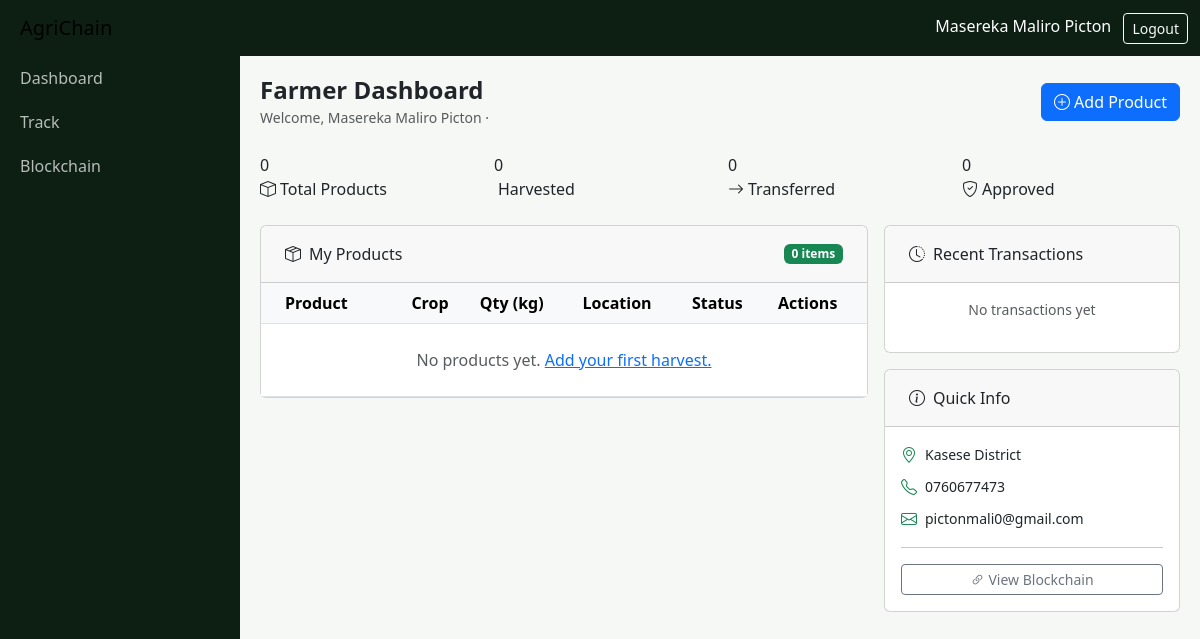
Page /farmer/dashboard (signed in) on the earlier database version.
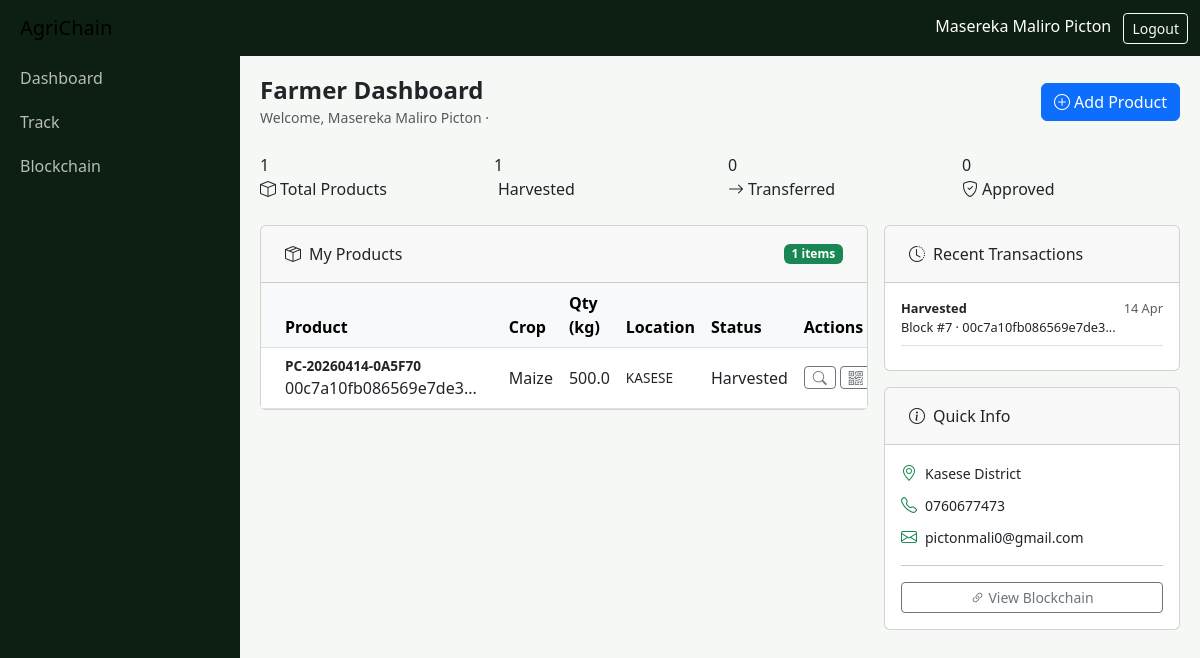
Same page on the later database version.
### models.py (models this page shows, shortened)
class User(db.Model):
    __tablename__ = 'users'
    id = db.Column(db.Integer, primary_key=True)
    name = db.Column(db.String(100), nullable=False)
    email = db.Column(db.String(120), unique=True, nullable=False)
    password = db.Column(db.String(256), nullable=False)
    role = db.Column(db.String(20), nullable=False)
    is_active = db.Column(db.Boolean, default=True)
    phone = db.Column(db.String(20))
    location = db.Column(db.String(100))
    created_at = db.Column(db.DateTime, default=datetime.utcnow)
    products = db.relationship('Product', backref='farmer', lazy=True, foreign_keys='Product.farmer_id')

class Product(db.Model):
    __tablename__ = 'products'
    id = db.Column(db.Integer, primary_key=True)
    product_code = db.Column(db.String(20), unique=True, nullable=False)
    crop_type = db.Column(db.String(50), nullable=False)
    quantity = db.Column(db.Float, nullable=False)
    unit = db.Column(db.String(20), default='kg')
    location = db.Column(db.String(100))
    district = db.Column(db.String(100), default='Kasese')
    harvest_date = db.Column(db.Date)
    quality_grade = db.Column(db.String(10), default='A')
    status = db.Column(db.String(30), default='harvested')
    farmer_id = db.Column(db.Integer, db.ForeignKey('users.id'), nullable=False)
    current_owner_id = db.Column(db.Integer, db.ForeignKey('users.id'))
    blockchain_hash = db.Column(db.String(64))
    is_flagged = db.Column(db.Boolean, default=False)
    is_approved = db.Column(db.Boolean, default=False)
    notes = db.Column(db.Text)
    image_data = db.Column(db.Text, nullable=True)
    created_at = db.Column(db.DateTime, default=datetime.utcnow)
    updated_at = db.Column(db.DateTime, default=datetime.utcnow, onupdate=datetime.utcnow)
    current_owner = db.relationship('User', foreign_keys=[current_owner_id])
    transactions = db.relationship('Transaction', backref='product', lazy=True)

class Transaction(db.Model):
    __tablename__ = 'transactions'
    id = db.Column(db.Integer, primary_key=True)
    tx_id = db.Column(db.String(64), unique=True, nullable=False)
    product_id = db.Column(db.Integer, db.ForeignKey('products.id'), nullable=False)
    action = db.Column(db.String(50), nullable=False)
    sender_id = db.Column(db.Integer, db.ForeignKey('users.id'))
    receiver_id = db.Column(db.Integer, db.ForeignKey('users.id'))
    block_index = db.Column(db.Integer)
    block_hash = db.Column(db.String(64))
    previous_hash = db.Column(db.String(64))
    payload = db.Column(db.Text)
    notes = db.Column(db.Text)
    timestamp = db.Column(db.DateTime, default=datetime.utcnow)
    sender = db.relationship('User', foreign_keys=[sender_id])
    receiver = db.relationship('User', foreign_keys=[receiver_id])

### routes.py (the view)
@main_bp.route('/farmer/dashboard')
@login_required
@role_required('farmer')
def farmer_dashboard():
    user = User.query.get(session['user_id'])
    products = Product.query.filter_by(farmer_id=user.id).all()
    txs = Transaction.query.join(Product).filter(Product.farmer_id == user.id).order_by(Transaction.timestamp.desc()).limit(10).all()
    return render_template('farmer_dashboard.html', user=user, products=products, transactions=txs)

### routes.py (called while the page is built)
def login_required(f):
    @wraps(f)
    def decorated(*args, **kwargs):
        if 'user_id' not in session:
            return redirect(url_for('auth.login'))
        return f(*args, **kwargs)
    return decorated

def role_required(*roles):
    def decorator(f):
        @wraps(f)
        def decorated(*args, **kwargs):
            if session.get('user_role') not in roles:
                flash('Access denied.', 'danger')
                return redirect(url_for('main.index'))
            return f(*args, **kwargs)
        return decorated
    return decorator

### templates/farmer_dashboard.html (shortened to what this page needs)
{% extends "base.html" %}
{% block content %}
<div class="d-flex justify-content-between align-items-center mb-4">
  <div>
    <h4 class="fw-bold mb-0">Farmer Dashboard</h4>
    <small class="text-muted">Welcome, {{ user.name }} · {{ user.location }}</small>
  </div>
  <a href="/farmer/add_product" class="btn btn-primary"><i class="bi bi-plus-circle me-1"></i>Add Product</a>
</div>
<div class="row g-3 mb-4">
  <div class="col-6 col-md-3">
    <div class="stat-card green">
      <div class="stat-num">{{ products|length }}</div>
      <div class="stat-label"><i class="bi bi-box me-1"></i>Total Products</div>
    </div>
  </div>
  <div class="col-6 col-md-3">
    <div class="stat-card amber">
      <div class="stat-num">{{ products|selectattr('status','eq','harvested')|list|length }}</div>
      <div class="stat-label">Harvested</div>
    </div>
  </div>
  <div class="col-6 col-md-3">
    <div class="stat-card blue">
      <div class="stat-num">{{ products|selectattr('status','eq','transferred')|list|length }}</div>
      <div class="stat-label"><i class="bi bi-arrow-right me-1"></i>Transferred</div>
    </div>
  </div>
  <div class="col-6 col-md-3">
    <div class="stat-card green">
      <div class="stat-num">{{ products|selectattr('is_approved')|list|length }}</div>
      <div class="stat-label"><i class="bi bi-shield-check me-1"></i>Approved</div>
    </div>
  </div>
</div>
<div class="row g-3">
  <div class="col-lg-8">
    <div class="card">
      <div class="card-header d-flex justify-content-between align-items-center py-3 px-4">
        <span><i class="bi bi-box-seam me-2"></i>My Products</span>
        <span class="badge bg-success">{{ products|length }} items</span>
      </div>
      <div class="card-body p-0">
        <div class="table-responsive">
          <table class="table table-hover align-middle mb-0">
            <thead class="table-light">
              <tr>
                <th class="px-4">Product</th>
                <th>Crop</th>
                <th>Qty (kg)</th>
                <th>Location</th>
                <th>Status</th>
                <th>Actions</th>
              </tr>
            </thead>
            <tbody>
              {% for p in products %}
              <tr>
                <td class="px-4">
                  <div class="fw-semibold" style="font-size:0.85rem">{{ p.product_code }}</div>
                  <div class="hash-text">{{ p.blockchain_hash[:20] if p.blockchain_hash else 'Pending' }}...</div>
                </td>
                <td>{{ p.crop_type }}</td>
                <td>{{ p.quantity }}</td>
                <td style="font-size:0.85rem">{{ p.location }}</td>
                <td><span class="badge-status badge-{{ p.status }}">{{ p.status.replace('_',' ').title() }}</span></td>
                <td>
                  <div class="d-flex gap-1">
                    <a href="/track?q={{ p.product_code }}" class="btn btn-sm btn-outline-secondary py-0"><i class="bi bi-search"></i></a>
                    <a href="/qr/{{ p.product_code }}" class="btn btn-sm btn-outline-secondary py-0"><i class="bi bi-qr-code"></i></a>
                  </div>
                </td>
              </tr>
              {% else %}
              <tr><td colspan="6" class="text-center py-4 text-muted">No products yet. <a href="/farmer/add_product">Add your first harvest.</a></td></tr>
              {% endfor %}
            </tbody>
          </table>
        </div>
      </div>
    </div>
  </div>
  <div class="col-lg-4">
    <div class="card">
      <div class="card-header py-3 px-4"><i class="bi bi-clock-history me-2"></i>Recent Transactions</div>
      <div class="card-body p-3">
        {% for tx in transactions %}
        <div class="border-bottom pb-2 mb-2" style="font-size:0.8rem">
          <div class="d-flex justify-content-between">
            <span class="fw-semibold">{{ tx.action.replace('_',' ').title() }}</span>
            <span class="text-muted">{{ tx.timestamp.strftime('%d %b') }}</span>
          </div>
          <div class="hash-text">Block #{{ tx.block_index }} · {{ tx.block_hash[:20] if tx.block_hash else '' }}...</div>
        </div>
        {% else %}
        <p class="text-muted text-center small">No transactions yet</p>
        {% endfor %}
      </div>
    </div>
    <div class="card mt-3">
      <div class="card-header py-3 px-4"><i class="bi bi-info-circle me-2"></i>Quick Info</div>
      <div class="card-body p-3">
        <div class="d-flex align-items-center gap-2 mb-2">
          <i class="bi bi-geo-alt text-success"></i>
          <small>{{ user.location or 'Kasese District' }}</small>
        </div>
        <div class="d-flex align-items-center gap-2 mb-2">
          <i class="bi bi-telephone text-success"></i>
          <small>{{ user.phone or 'Not set' }}</small>
        </div>
        <div class="d-flex align-items-center gap-2">
          <i class="bi bi-envelope text-success"></i>
          <small>{{ user.email }}</small>
        </div>
        <hr>
        <a href="/blockchain_explorer" class="btn btn-outline-secondary btn-sm w-100">
          <i class="bi bi-link-45deg me-1"></i>View Blockchain
        </a>
      </div>
    </div>
  </div>
</div>
{% endblock %}

### templates/base.html (shortened to what this page needs)
<!DOCTYPE html>
<html lang="en">
<head>
<link href="https://cdn.jsdelivr.net/npm/bootstrap@5.3.0/dist/css/bootstrap.min.css" rel="stylesheet">
<link href="https://cdn.jsdelivr.net/npm/bootstrap-icons@1.11.0/font/bootstrap-icons.css" rel="stylesheet">
</head>
<body>
<nav class="navbar navbar-expand-lg sticky-top">
  <div class="container-fluid">
    <a class="navbar-brand ms-2" href="/">AgriChain</a>
    <div class="ms-auto">
      {% if session.user_id %}
        <span class="text-white me-2">{{ session.user_name }}</span>
        <a href="/auth/logout" class="btn btn-sm btn-outline-light">Logout</a>
      {% else %}
        <a href="/auth/login" class="btn btn-sm btn-outline-light">Login</a>
        <a href="/auth/register" class="btn btn-sm btn-warning">Register</a>
      {% endif %}
    </div>
  </div>
</nav>
{% if session.user_id %}
<div id="sidebar" class="sidebar">
  <a href="/farmer/dashboard" class="nav-link">Dashboard</a>
  <a href="/track" class="nav-link">Track</a>
  <a href="/blockchain_explorer" class="nav-link">Blockchain</a>
</div>
{% endif %}
<div class="{% if session.user_id %}main-content{% else %}container py-4{% endif %}">
  {% block content %}{% endblock %}
</div>
</body>
</html>

### templates/base.html (style rules this page uses)
:root { --primary: #1a6b3c; --primary-light: #2d9e5f; --accent: #f4a820; --dark: #0d1f13; --surface: #f5f8f5; --text: #1a2a1e; --border: #d4e4d8; }
* { box-sizing: border-box; }
body { background: var(--surface); margin: 0; }
.navbar { background: var(--dark) !important; }
.sidebar { width: 240px; position: fixed; top: 56px; left: 0; height: calc(100vh - 56px); background: var(--dark); overflow-y: auto; z-index: 1000; transition: transform 0.3s ease; }
.sidebar .nav-link { color: rgba(255,255,255,0.7); padding: 10px 20px; }
.main-content { margin-left: 240px; padding: 20px; }
.sidebar, .navbar { pointer-events: auto; }
.main-content * { pointer-events: auto; }

Differences in the rows shown:
added Product: product_code "PC-20260414-0A5F70", blockchain_hash "00c7a10fb086569e7de3", crop_type "Maize", quantity "500.0", location "KASESE", status.replace "Harvested"
added Transaction: action.replace "Harvested", timestamp "14 Apr", block_index "7", block_hash "00c7a10fb086569e7de3"
Other differences:
{{ products|length }}: "0" → "1"
{{ products|selectattr('status','eq','harvested')|list|length }}: "0" → "1"
text no longer shown: "No products yet. Add your first harvest. No transactions yet"
